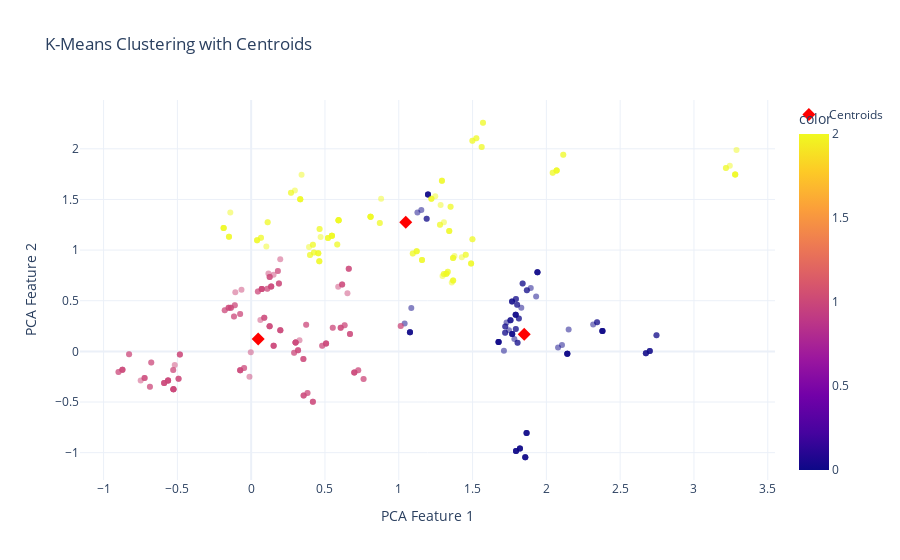

Notebook cell for this chart:
### Code cell
# Image will be displayed in the readme file as well
import plotly.express as px

# Scatter plot of data points
fig = px.scatter(x=pca_features[:, 0], y=pca_features[:, 1], color=cluster_labels, opacity=0.5, labels={'x': 'PCA Feature 1', 'y': 'PCA Feature 2'}, title='K-Means Clustering with Centroids', template='plotly_white')

# Scatter plot of centroids
fig.add_scatter(x=kmeans.cluster_centers_[:, 0], y=kmeans.cluster_centers_[:, 1], mode='markers', marker=dict(symbol='diamond', size=10, color='red'), name='Centroids')

fig.show()

### Figure 1 — Plotly figure (JSON) as saved in the notebook; plotly's stock layout.template omitted (floating-point values rounded to 4 significant figures; data arrays with more than 128 entries replaced by an {"elided": "..."} marker saying what was removed)
{"data": [{"hovertemplate": "PCA Feature 1=%{x}<br>PCA Feature 2=%{y}<br>color=%{marker.color}<extra></extra>", "legendgroup": "", "marker": {"color": {"elided": "400 int values"}, "coloraxis": "coloraxis", "opacity": 0.5, "symbol": "circle"}, "mode": "markers", "name": "", "orientation": "v", "showlegend": false, "type": "scatter", "x": {"elided": "400 float values"}, "xaxis": "x", "y": {"elided": "400 float values"}, "yaxis": "y"}, {"marker": {"color": "red", "size": 10, "symbol": "diamond"}, "mode": "markers", "name": "Centroids", "type": "scatter", "x": [1.85, 0.04749, 1.047], "y": [0.1682, 0.1233, 1.276]}], "layout": {"coloraxis": {"colorbar": {"title": {"text": "color"}}, "colorscale": [[0, "#0d0887"], [0.1111, "#46039f"], [0.2222, "#7201a8"], [0.3333, "#9c179e"], [0.4444, "#bd3786"], [0.5556, "#d8576b"], [0.6667, "#ed7953"], [0.7778, "#fb9f3a"], [0.8889, "#fdca26"], [1, "#f0f921"]]}, "legend": {"tracegroupgap": 0}, "title": {"text": "K-Means Clustering with Centroids"}, "xaxis": {"anchor": "y", "domain": [0, 1], "title": {"text": "PCA Feature 1"}}, "yaxis": {"anchor": "x", "domain": [0, 1], "title": {"text": "PCA Feature 2"}}}}
